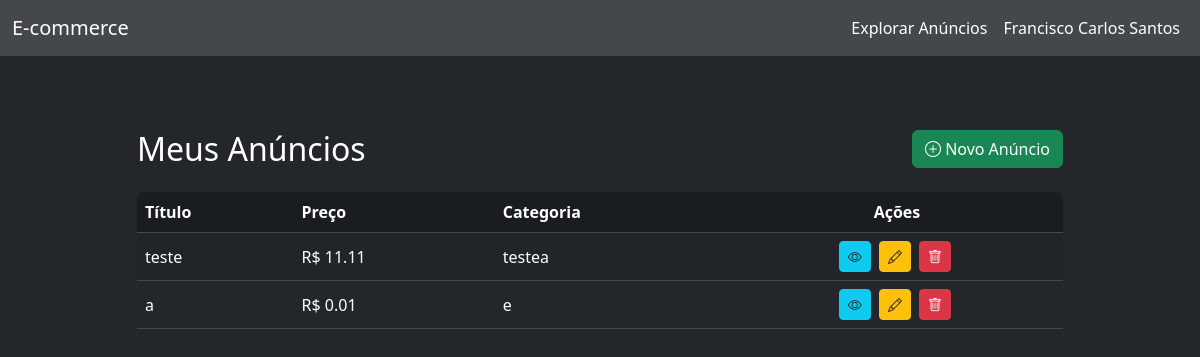
The app's page /anuncios/ (signed in) with its own data.
### app/models/usuario.py (models this page shows, shortened)
class Usuario(UserMixin, db.Model):
    __tablename__ = "usuario"
    id = db.Column(db.Integer, primary_key=True)
    nome = db.Column(db.String(100), nullable=False)
    email = db.Column(db.String(120), unique=True, nullable=False)
    senha_hash = db.Column(db.String(128), nullable=False)
    anuncios = db.relationship("Anuncio", back_populates="usuario", lazy=True)
    perguntas = db.relationship("Pergunta", back_populates="usuario", lazy=True)
    respostas = db.relationship("Resposta", back_populates="usuario", lazy=True)
    compras = db.relationship("Compra", back_populates="usuario", lazy=True)
    favoritos = db.relationship("Favorito", back_populates="usuario", lazy=True)

### app/models/anuncio.py (models this page shows, shortened)
class Anuncio(db.Model):
    __tablename__ = "anuncio"
    id = db.Column(db.Integer, primary_key=True)
    titulo = db.Column(db.String(200), nullable=False)
    descricao = db.Column(db.Text, nullable=False)
    preco = db.Column(db.Float, nullable=False)
    criado_em = db.Column(db.DateTime, default=datetime.utcnow)
    usuario_id = db.Column(db.Integer, db.ForeignKey("usuario.id"), nullable=False)
    categoria_id = db.Column(db.Integer, db.ForeignKey("categoria.id"), nullable=False)
    usuario = db.relationship("Usuario", back_populates="anuncios")
    perguntas = db.relationship("Pergunta", backref="anuncio", lazy=True)
    compras = db.relationship("Compra", backref="anuncio", lazy=True)
    favoritos = db.relationship("Favorito", backref="anuncio", lazy=True)

### app/models/categoria.py (models this page shows, shortened)
class Categoria(db.Model):
    __tablename__ = "categoria"
    id = db.Column(db.Integer, primary_key=True)
    nome = db.Column(db.String(100), nullable=False, unique=True)
    criado_por_id = db.Column(db.Integer, db.ForeignKey('usuario.id'), nullable=False)
    criado_por = db.relationship("Usuario", backref="categorias_criadas", lazy=True)
    anuncios = db.relationship("Anuncio", backref="categoria", lazy=True)

### app/routes/anuncio.py (the view)
@anuncio_bp.route('/')
@login_required
def list_anuncio():
    anuncios = Anuncio.query.filter_by(usuario_id=current_user.id).all()
    return render_template('anuncio/list.html', anuncios=anuncios)

### app/templates/anuncio/list.html (shortened to what this page needs)
<!DOCTYPE html>
<html lang="en">
<head>
    <link href="https://maxcdn.bootstrapcdn.com/bootstrap/5.3.0/css/bootstrap.min.css" rel="stylesheet">
</head>
<body>
{% extends 'base.html' %}
{% block content %}
<div class="container py-4">
    <div class="row justify-content-center">
        <div class="col-lg-10">
            <div class="d-flex justify-content-between align-items-center mb-4">
                <h2 class="mb-0">Meus Anúncios</h2>
                <a href="{{ url_for('anuncio.create_anuncio') }}" class="btn btn-success">
                    <i class="bi bi-plus-circle"></i> Novo Anúncio
                </a>
            </div>
            <div class="table-responsive">
                <table class="table table-striped table-hover align-middle">
                    <thead class="table-primary">
                        <tr>
                            <th>Título</th>
                            <th>Preço</th>
                            <th>Categoria</th>
                            <th class="text-center">Ações</th>
                        </tr>
                    </thead>
                    <tbody>
                        {% for anuncio in anuncios %}
                        <tr>
                            <td>{{ anuncio.titulo }}</td>
                            <td>R$ {{ '%.2f'|format(anuncio.preco) }}</td>
                            <td>{{ anuncio.categoria.nome }}</td>
                            <td class="text-center">
                                <a href="{{ url_for('anuncio.get_anuncio', id=anuncio.id) }}" class="btn btn-sm btn-info me-1" title="Ver"><i class="bi bi-eye"></i></a>
                                <a href="{{ url_for('anuncio.update_anuncio', id=anuncio.id) }}" class="btn btn-sm btn-warning me-1" title="Editar"><i class="bi bi-pencil"></i></a>
                                <form action="{{ url_for('anuncio.delete_anuncio', id=anuncio.id) }}" method="post" style="display:inline;">
                                    <button type="submit" class="btn btn-sm btn-danger" title="Excluir" onclick="return confirm('Tem certeza que deseja excluir?');"><i class="bi bi-trash"></i></button>
                                </form>
                            </td>
                        </tr>
                        {% else %}
                        <tr>
                            <td colspan="4" class="text-center text-muted">Nenhum anúncio cadastrado.</td>
                        </tr>
                        {% endfor %}
                    </tbody>
                </table>
            </div>
        </div>
    </div>
</div>
<link rel="stylesheet" href="https://cdn.jsdelivr.net/npm/bootstrap-icons@1.10.5/font/bootstrap-icons.css">
{% endblock %}

### app/templates/navbar.html (shortened to what this page needs)
<nav class="navbar navbar-expand-lg navbar-dark bg-primary mb-4">
  <div class="container-fluid">
    <a class="navbar-brand" href="{% if current_user.is_authenticated %}{{ url_for('dashboard') }}{% else %}{{ url_for('home') }}{% endif %}">E-commerce</a>
    <div class="collapse navbar-collapse" id="navbarNav">
      <ul class="navbar-nav ms-auto">
        <li class="nav-item">
          <a class="nav-link text-white{% if request.endpoint == 'anuncio.explorar_anuncios' %} active{% endif %}" href="{{ url_for('anuncio.explorar_anuncios') }}">Explorar Anúncios</a>
        </li>
        {% if current_user.is_authenticated %}
          <li class="nav-item dropdown">
            <a class="nav-link dropdown-toggle text-white" href="#" id="userDropdown" role="button" data-bs-toggle="dropdown" aria-expanded="false">
              {{ current_user.nome }}
            </a>
          </li>
        {% endif %}
      </ul>
    </div>
  </div>
</nav>

### app/static/css/main.css (style rules this page uses)
body, .bg-white, .card, .table, .dropdown-menu, .modal-content, .form-control, .form-select { background-color: #23272b !important; color: #fff !important; }
.bg-primary, .navbar.bg-primary, .table-primary, .btn-primary, .alert-primary { background-color: #44484d !important; color: #fff !important; border-color: #44484d !important; }
.navbar, .navbar .dropdown-menu { background-color: #44484d !important; }
.btn, .btn-primary, .btn-success, .btn-danger, .btn-warning, .btn-info, .btn-secondary, .btn-outline-danger, .btn-outline-secondary, .btn-outline-info, .btn-outline-primary, .btn-outline-success, .btn-outline-warning { color: #fff !important; }
.table-responsive { border-radius: 0.5rem; overflow: hidden; }
.table a { text-decoration: none !important; }
.table .btn { margin-right: 0.25rem; }
.nav-link, .navbar-brand, .navbar-nav .nav-link { color: #fff !important; }
.navbar-nav .nav-link.text-white { position: relative; transition: color 0.2s; }
.navbar-nav .nav-link.text-white::after { content: ''; display: block; width: 0; height: 3px; background: #0d6efd; transition: width 0.2s; position: absolute; left: 0; bottom: 0.2rem; border-radius: 2px; }
#userDropdown.text-white::after { display: none !important; }
.navbar-nav .dropdown > .nav-link { outline: none; }
.table, .table tbody, .table tr, .table td { background-color: #23272b !important; color: #fff !important; border-color: #44484d !important; }
.table thead, .table thead th { background-color: #1a1d20 !important; color: #fff !important; border-color: #44484d !important; }
.table-striped > tbody > tr:nth-of-type(odd) { background-color: #2c3035 !important; }
.table, .table th, .table td { border-color: #44484d !important; }
.btn-success { background-color: #198754 !important; border-color: #198754 !important; color: #fff !important; }
.btn-danger { background-color: #dc3545 !important; border-color: #dc3545 !important; color: #fff !important; }
.btn-warning { background-color: #ffc107 !important; border-color: #ffc107 !important; color: #212529 !important; }
.btn-info { background-color: #0dcaf0 !important; border-color: #0dcaf0 !important; color: #212529 !important; }

### app/templates/anuncio/list.html (style rules this page uses)
body { background-color: #f8f9fa; }
.container { margin-top: 50px; }
.table th, .table td { vertical-align: middle; }

### records on screen
Usuario: nome "Francisco Carlos Santos"
Anuncio: titulo "teste", preco "11.11", categoria.nome "testea"
Anuncio: titulo "a", preco "0.01", categoria.nome "e"
